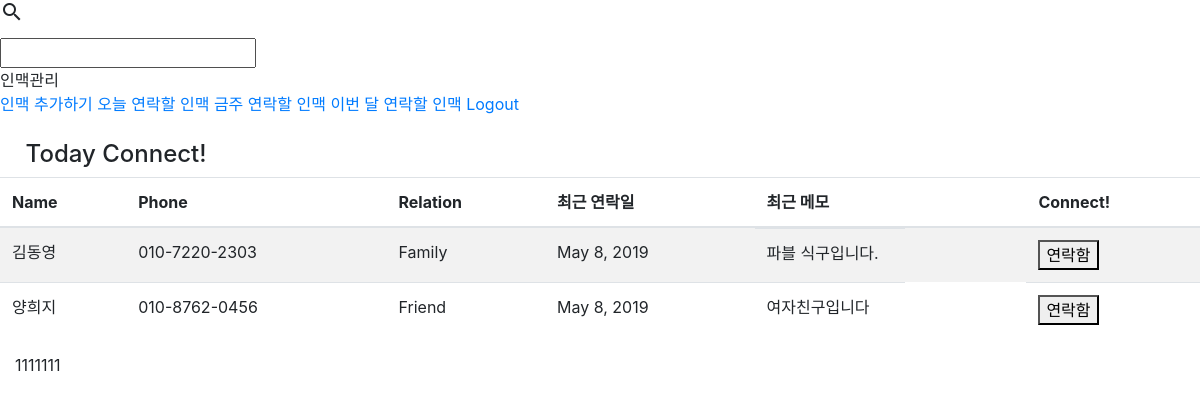
The app's page / (signed in), older data.
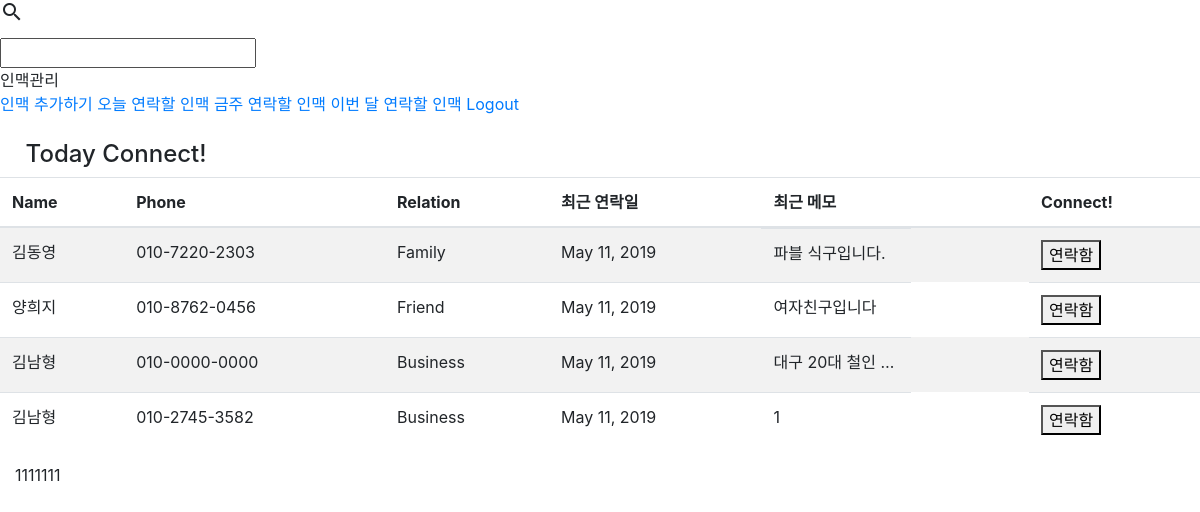
The same page, newer data.
### friends/models.py (models this page shows, shortened)
class Friends(models.Model):
    friend_name = models.CharField(max_length=50)
    user = models.ForeignKey(User, on_delete=models.CASCADE, related_name='user')
    friend_mobile = models.CharField(max_length=13) #12자리만 받으려면 어떻게 해야하지?
    Agroup = "Agroup"
    Bgroup = "Bgroup"
    Cgroup = "Cgroup"
    Dgroup = "Dgroup"
    GRADE = (
        (Agroup, "A-Group"),
        (Bgroup, "B-Group"),
        (Cgroup, "C-Group"),
        (Dgroup, "D-Group"),
    )
    friend_group = models.CharField(max_length=10, choices=GRADE, default=Bgroup)
    Friend = "Friend"
    Business = "Business"
    Family = "Family"
    Another = "Another"
    RELATIONSHIP = (
        (Friend, "Friend"),
        (Business, "Business"),
        (Family, "Family"),
        (Another, "Another")
    )
    friend_relation = models.CharField(max_length=10, choices=RELATIONSHIP, default=Business)
    latest_connect = models.DateField(default=date.today)
    friend_memo = models.CharField(max_length=500)
    scheduled_connect = models.DateField(blank=True)

### friends/views.py (the view)
# urls.py: path('', FriendList.as_view(), name='index'),
class FriendList(ListView):
    model = Friends

### friends/templates/friends/friends_list.html (shortened to what this page needs)
{% extends 'base.html' %}
{% block content %}
    <br>
    <h4>&nbsp;&nbsp;&nbsp;&nbsp;Today Connect!</h4>
    <table class="table table-striped">
        <thead>
        <tr>
            <th scope="col">Name</th>
            <th scope="col">Phone</th>
            <th scope="col">Relation</th>
            <th scope="col">최근 연락일</th>
            <th scope="col">최근 메모</th>
            <th scope="col">Connect!</th>
        </tr>
        </thead>
        <tbody>
        {% for object in object_list %}
            {% if object.user == request.user %}
                <tr>
                    <td onclick="detail1('{{ object.id }}')">{{ object.friend_name }}</td>
                    <td>{{ object.friend_mobile }}</td>
                    <td>{{ object.friend_relation }}</td>
                    <td id="change{{ object.id }}">{{ object.latest_connect }}</td>
                    <td class="memo">{{ object.friend_memo }}</td>
                    <td>
                        <BUTTON onclick="connect('{{ object.id }}')">연락함</BUTTON>
                    </td>
                </tr>
            {% endif %}
        {% endfor %}
        </tbody>
    </table>
    <div id="detail1" class="col">
        <p>1111111</p>
    </div>
{% endblock %}

### layout/base.html (shortened to what this page needs)
<!DOCTYPE html>
<html>
<head>
    <link rel="stylesheet" href="https://code.getmdl.io/1.3.0/material.indigo-pink.min.css">
    <link rel="stylesheet" href="https://stackpath.bootstrapcdn.com/bootstrap/4.3.1/css/bootstrap.min.css"
>
</head>
<body>
<div class="mdl-layout mdl-js-layout mdl-layout--fixed-drawer
            mdl-layout--fixed-header">
    <header class="mdl-layout__header">
        <div class="mdl-layout__header-row">
            <div class="mdl-textfield mdl-js-textfield mdl-textfield--expandable
                          mdl-textfield--floating-label mdl-textfield--align-right">
                <label class="mdl-button mdl-js-button mdl-button--icon"
                       for="fixed-header-drawer-exp">
                    <i class="material-icons">search</i>
                </label>
                <div class="mdl-textfield__expandable-holder">
                    <input class="mdl-textfield__input" type="text" name="sample"
                           id="fixed-header-drawer-exp">
                </div>
            </div>
        </div>
    </header>
    <div class="mdl-layout__drawer">
        <span class="mdl-layout-title">인맥관리</span>
        <nav class="mdl-navigation">
            <a class="mdl-navigation__link" href="{% url 'friend:create' %}">인맥 추가하기</a>
            <a class="mdl-navigation__link" href="{% url 'friend:index' %}">오늘 연락할 인맥</a>
            <a class="mdl-navigation__link" href="">금주 연락할 인맥</a>
            <a class="mdl-navigation__link" href="">이번 달 연락할 인맥</a>
            {% if user.is_authenticated %}
            <a class="mdl-navigation__link" href="{% url 'accounts:logout' %}">Logout</a>
            {% else %}
            <a class="mdl-navigation__link" href="{% url 'accounts:login' %}">Login</a>
            <a class="mdl-navigation__link" href="{% url 'accounts:signup' %}">회원가입</a>
            {% endif %}
        </nav>
    </div>
    <main class="mdl-layout__content">
        <div class="page-content">
            {% block content %}
            {% endblock %}
        </div>
    </main>
</div>
</body>
</html>

### friends/templates/friends/friends_list.html (style rules this page uses)
.memo { display: inline-block; width: 150px; white-space: nowrap; overflow: hidden; text-overflow: ellipsis; }

Row changes from the older to the newer data that the page shows:
changed Friends "김동영": latest_connect "May 8, 2019" → "May 11, 2019"
changed Friends "양희지": latest_connect "May 8, 2019" → "May 11, 2019"
added Friends: friend_name "김남형", friend_mobile "010-0000-0000", friend_relation "Business", latest_connect "May 11, 2019", friend_memo "대구 20대 철인…"
added Friends: friend_name "김남형", friend_mobile "010-2745-3582", friend_relation "Business", latest_connect "May 11, 2019", friend_memo "1"
